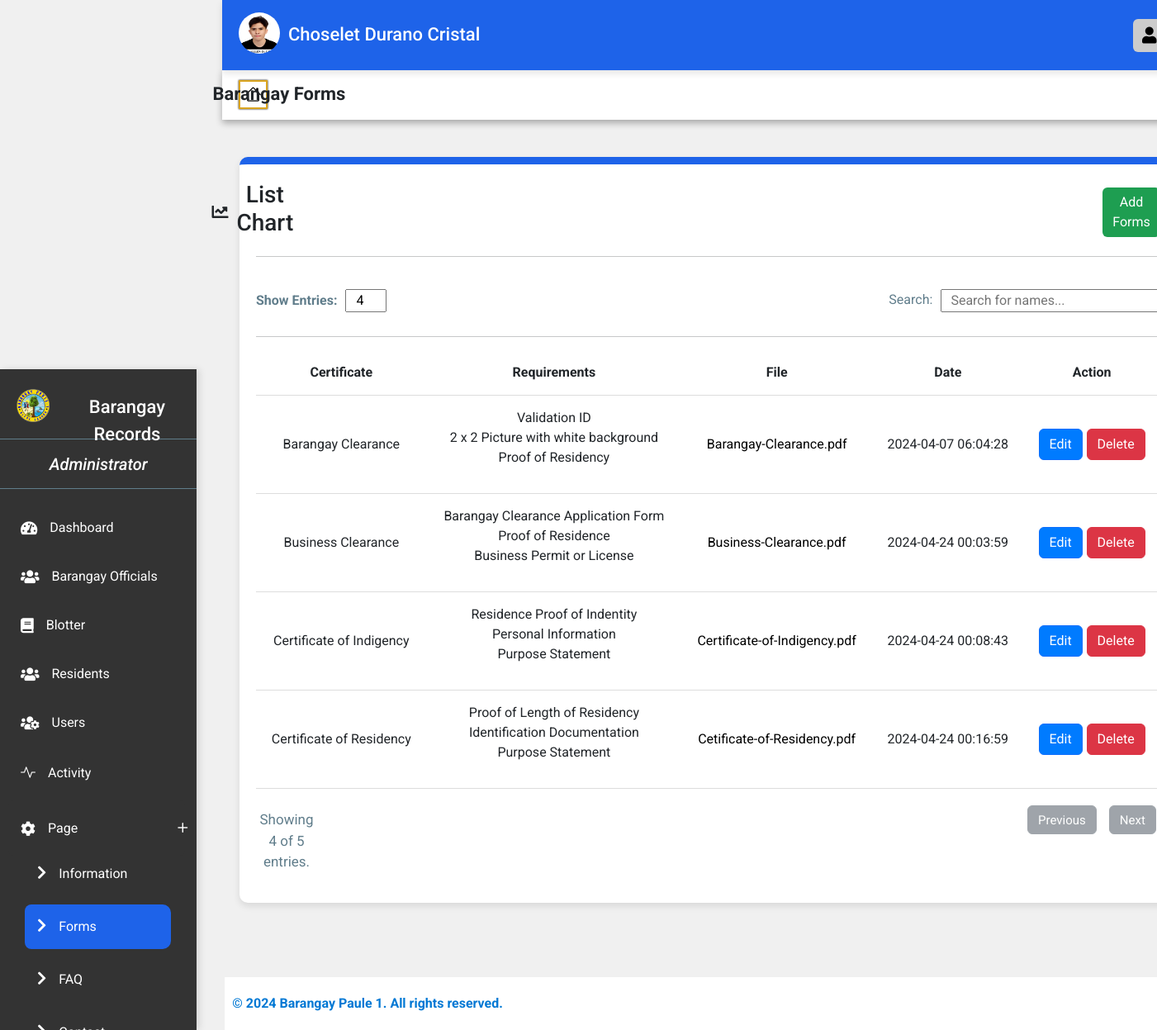
Screenshot of /Forms.php (signed in) with the database file from the repository.
### tables this page shows
CREATE TABLE `proof_of_identity` (
  `id` int(11) NOT NULL,
  `picture` varchar(255) NOT NULL,
  `valid_id` varchar(255) NOT NULL,
  `created_at` timestamp NOT NULL DEFAULT current_timestamp()
);

CREATE TABLE `profiledata` (
  `id` int(11) NOT NULL,
  `firstname` varchar(50) NOT NULL,
  `middlename` varchar(50) DEFAULT NULL,
  `lastname` varchar(50) NOT NULL,
  `gender` enum('Male','Female','Other') NOT NULL,
  `birthdate` date NOT NULL,
  `email` varchar(100) NOT NULL,
  `contact` varchar(20) NOT NULL,
  `religion` varchar(50) NOT NULL,
  `status` enum('Single','Married','Divorced','Widowed') NOT NULL,
  `emergency_person` varchar(100) NOT NULL,
  `emergency_contact` varchar(20) NOT NULL,
  `created_at` timestamp NOT NULL DEFAULT current_timestamp()
);

CREATE TABLE `certificates` (
  `id` int(6) UNSIGNED NOT NULL,
  `certificate_name` varchar(255) NOT NULL,
  `requirements` varchar(255) NOT NULL,
  `file` varchar(255) DEFAULT NULL,
  `created_at` timestamp NOT NULL DEFAULT current_timestamp()
);

### Forms.php (the view, shortened to what this page needs)
<!DOCTYPE html>
<html lang="en">
<head>
  <link href="https://cdn.jsdelivr.net/npm/bootstrap@5.3.3/dist/css/bootstrap.min.css" rel="stylesheet">
  <link href="https://cdnjs.cloudflare.com/ajax/libs/font-awesome/5.15.3/css/all.min.css" rel="stylesheet">
  <link href="https://cdn.jsdelivr.net/npm/bootstrap-icons@1.8.1/font/bootstrap-icons.css" rel="stylesheet">
  <link rel="stylesheet" href="https://cdnjs.cloudflare.com/ajax/libs/limonte-sweetalert2/11.1.7/sweetalert2.min.css">
  <link rel="stylesheet" href="Forms.css">
</head>
<body>
  <div>
    <div class="header">
      <div class="picfetch">
        <?php
            include 'connection.php';
              $sql = "SELECT * FROM proof_of_identity WHERE id = (SELECT id FROM profiledata WHERE email = ?)";
              $stmt = $conn->prepare($sql);
              $stmt->bind_param("s", $_SESSION['username']);
              $stmt->execute();
              $result = $stmt->get_result();
            if ($result->num_rows > 0) {
                $row = $result->fetch_assoc();
                $picture = $row["picture"];
            } else {
                $picture = "";
            }
              $sql = "SELECT * FROM profiledata WHERE email = ?";
              $stmt = $conn->prepare($sql);
              $stmt->bind_param("s", $_SESSION['username']);
              $stmt->execute();
              $result = $stmt->get_result();
            if ($result->num_rows > 0) {
              $row = $result->fetch_assoc();
              $firstname = $row["firstname"];
              $middlename = $row["middlename"];
              $lastname = $row["lastname"];
            } else {
              $firstname = "";
              $middlename = "";
              $lastname = "";
            }
          ?>
          <img src="<?php echo $picture; ?>" width="80px" height="80px" onerror="this.style.display='none';">
          <p class="p"><?php echo $firstname . " " . $middlename . " " . $lastname; ?></p>
      </div>
      <div class="profile-icon" onclick="toggleProfileDetails()">
          <i class="fas fa-user"></i>
      </div>
    </div>
    <div class="navigation" id="navigation">
      <div class="logo">
        <img src="images/logo1.png" alt="Barangay Logo" height="40px" width="40px">
        <p>Barangay Records</p>
      </div>
      <div class="administrators">
        <p><em> Administrator</em></p>
      </div>
      <a href="AdminDashboard.php" class="a1"><i class="fas fa-tachometer-alt"></i> Dashboard</a>
      <a href="BarangayOfficial.php" class="a1"><i class="fas fa-users"></i> Barangay Officials</a>
      <a href="Blotter.php" class="a1"><i class="fas fa-book"></i> Blotter</a>
      <a href="Resident.php" class="a1"><i class="fas fa-users"></i> Residents</a>
      <a href="Users.php" class="a1"><i class="fas fa-users-cog"></i> Users</a>
      <a href="Activity.php" class="a1"><i class="bi bi-activity"></i> Activity</a>
      <div class="dropdown" onclick="toggleDropdown()">
        <button class="btn btn-primary plus-toggle" type="button" id="dropdownMenuButton" >
          <i class="fas fa-cog"></i>Page <i class="bi bi-plus"></i>
        </button>
        <div class="dropdown-content" id="dropdownContent">
          <a href="Information.php"><i class="fas fa-chevron-right"></i>Information</a>
          <a href="Forms.php" id="forms"><i class="fas fa-chevron-right"></i>Forms</a>
          <a href="BarangayFAQ.php"><i class="fas fa-chevron-right"></i>FAQ</a>
          <a href="BarangayContact&Message.php" class="contact1"><i class="fas fa-chevron-right"></i>Contact</a>
        </div>
      </div>
    </div>
  </div>
  <div class="title-with-icon" style="z-index: 1;">
    <a href="AdminDashboard.php" title="Dashboard"><i class="bi bi-house"></i></a>
    <p>Barangay Forms</p>
  </div>
  <?php
  include 'connection.php';
  $sql = "SELECT COUNT(*) AS totalcertificates FROM certificates";
  $result = $conn->query($sql);
  if ($result->num_rows > 0) {
      $row = $result->fetch_assoc();
      $countcertificates = $row['totalcertificates'];
  } else {
      $countcertificates = 0;
  }
  ?>
  <div class="form" id="barangayOfficialsDashboard">
      <div class="title-with-icon1">
          <i class="fas fa-chart-line"></i>
          <h3>List Chart</h3>
          <button type="button" class="btn btn-success" onclick="showActivityForm()" style="margin-left: -50px;">Add Forms</button>
      </div>
      <hr>
      <div class="heading-and-buttons">
          <div class="show-entries">
              <label for="entries">Show Entries: </label>
              <input type="number" title="number" placeholder="0" value="<?php echo $countcertificates; ?>">
          </div>
          <div class="search-bar">
              <p>Search: </p><input type="text" id="searchInput" onkeyup="searchForms()" placeholder="Search for names..." style="padding-left: 10px;">
          </div>
      </div>
      <hr>
      <table class="table-no-border">
          <thead>
              <tr>
                  <th>Certificate</th>
                  <th>Requirements</th>
                  <th>File</th>
                  <th>Date</th>
                  <th>Action</th>
              </tr>
          </thead>
          <tbody>
              <?php
              include 'connection.php';
              $limit = 5;
              $currentPage = isset($_GET['page']) ? $_GET['page'] : 1;
              $offset = ($currentPage - 1) * $limit;
              $searchQuery = isset($_GET['search']) ? $_GET['search'] : '';
              $sql = "SELECT * FROM certificates WHERE certificate_name LIKE '%$searchQuery%' LIMIT $limit OFFSET $offset";
              $result = $conn->query($sql);
              if ($result->num_rows > 0) {
                  while($row = $result->fetch_assoc()) {
                      echo "<tr>";
                      echo "<td>{$row['certificate_name']}</td>";
                      echo "<td><ul style='list-style: none; padding-left: 0;'>";
                      $requirements_list = explode("\n", $row['requirements']);
                      foreach ($requirements_list as $requirement) {
                          echo "<li>$requirement</li>";
                      }
                      echo "</ul></td>";
                      echo "<td><a href='uploads/{$row['file']}' target='_blank' style='outline: none; text-decoration: none; color: #000;'>{$row['file']}</a></td>";
                      echo "<td>{$row['created_at']}</td>";
                      echo "<td>";
                      echo "<a href='#' onclick='editForms(" . $row['id'] . ")' class='btn btn-primary btnedit' style='margin-right:5px;'>Edit</a>";
                      echo "<button class='btn btn-danger' onclick='deleteForm(" . $row['id'] . ")'>Delete</button>";
                      echo "</td>";
                      echo "</tr>";
                  }
              } else {
                  echo "<tr><td colspan='5'>No Data Available</td></tr>";
              }
              ?>
          </tbody>
      </table>
      <div class="navigation-buttons" style="width: 100%;">
          <p style="margin-right: 850px;">Showing <?php echo $countcertificates; ?> of <?php echo $limit; ?> entries.</p>
          <a href="?page=<?php echo $currentPage > 1 ? $currentPage - 1 : 1; ?>" class="btn <?php echo $currentPage == 1 ? 'btn-secondary disabled' : 'btn-primary'; ?>">Previous</a>
          <a style="width: 190px;" href="?page=<?php echo $currentPage < ceil($countcertificates / $limit) ? $currentPage + 1 : ceil($countcertificates / $limit); ?>" class="btn <?php echo $currentPage == ceil($countcertificates / $limit) ? 'btn-secondary disabled' : 'btn-primary'; ?>">Next</a>
      </div>
  </div>
  <footer class="footer">
    <div class="container">
        <p>&copy; 2024 Barangay Paule 1. All rights reserved.</p>
    </div>
  </footer>
</body>
</html>

### rows the page displays
proof_of_identity: picture (picture)
profiledata: firstname "Choselet", middlename "Durano", lastname "Cristal"
certificates: certificate_name "Barangay Clearance", requirements "Validation ID", requirements "2 x 2 Picture with white background", requirements "Proof of Residency", file "Barangay-Clearance.pdf", created_at "2024-04-07 06:04:28"
certificates: certificate_name "Business Clearance", requirements "Barangay Clearance Application Form", requirements "Proof of Residence", requirements "Business Permit or License", file "Business-Clearance.pdf", created_at "2024-04-24 00:03:59"
certificates: certificate_name "Certificate of Indigency", requirements "Residence Proof of Indentity", requirements "Personal Information", requirements "Purpose Statement", file "Certificate-of-Indigency.pdf", created_at "2024-04-24 00:08:43"
certificates: certificate_name "Certificate of Residency", requirements "Proof of Length of Residency", requirements "Identification Documentation", requirements "Purpose Statement", file "Cetificate-of-Residency.pdf", created_at "2024-04-24 00:16:59"

### other values shown
$countcertificates "4"
$limit "5"
